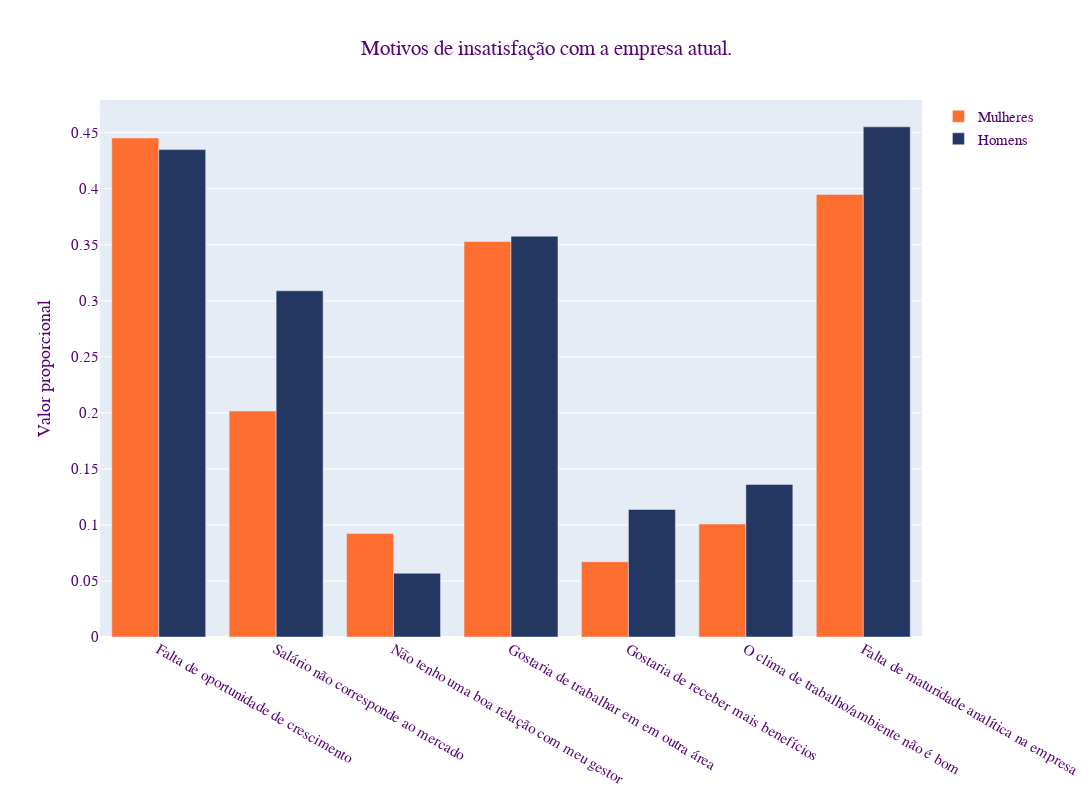

Here is the notebook cell this chart was saved with:
### Markdown cell above
### Principais motivos de insatisfação.

Valores proporcionais para cada alternativa calculados usando a quantidade de insatisfeitos por gênero.

### Code cell
columns = ['Falta de oportunidade de crescimento no emprego atual',
 'Salário atual não corresponde ao mercado',
 'Não tenho uma boa relação com meu líder/gestor',
 'Gostaria de trabalhar em em outra área de atuação',
 'Gostaria de receber mais benefícios',
 'O clima de trabalho/ambiente não é bom',
 'Falta de maturidade analítica na empresa']

labels = ['Falta de oportunidade de crescimento',
 'Salário não corresponde ao mercado',
 'Não tenho uma boa relação com meu gestor',
 'Gostaria de trabalhar em em outra área',
 'Gostaria de receber mais benefícios',
 'O clima de trabalho/ambiente não é bom',
 'Falta de maturidade analítica na empresa']

values_fem = []
values_masc = []

# Coluna assinalada = 1.0
# Coluna não assinalada = 0.0

for column in columns:  
    values_fem.append(
        df_fem.loc[
            df_fem[column]>=0, [column]].value_counts(normalize=True, sort=False)[1.0]
        )
    values_masc.append(
        df_masc.loc[
            df_masc[column]>=0, [column]].value_counts(normalize=True, sort=False)[1.0]
        )
    
fig = go.Figure()


title={'text': 'Motivos de insatisfação com a empresa atual.',
       'y':0.95,
       'x':0.5,
       'xanchor': 'center',
       'yanchor': 'top'}

fonte = {'family': FONTE,
        'size': 15,
        'color': COR_FONTE}

fig.add_trace(go.Bar(
    x=labels,
    y=values_fem,
    xaxis='x2', 
    yaxis='y2',
    name='Mulheres',
    marker_color=COR_FEM
))

fig.add_trace(go.Bar(
    x=labels,
    y=values_masc,
    xaxis='x2', 
    yaxis='y2',
    name='Homens',
    marker_color=COR_MASC
))

fig['layout']['yaxis2'] = {}

fig.layout.yaxis2.update({'title': 'Valor proporcional'})
fig.layout.margin.update({'t':100, 'l':100})

fig.update_layout(title=title, barmode='group', xaxis_tickangle=-45)
fig.update_layout(width=1500, height=800, font=fonte)

fig.update_layout(uniformtext_minsize=20)
fig.show()

### Figure 1 — Plotly figure (JSON) as saved in the notebook; plotly's stock layout.template omitted (floating-point values rounded to 4 significant figures)
{"data": [{"marker": {"color": "rgb(255, 110, 49)"}, "name": "Mulheres", "type": "bar", "x": ["Falta de oportunidade de crescimento", "Salário não corresponde ao mercado", "Não tenho uma boa relação com meu gestor", "Gostaria de trabalhar em em outra área", "Gostaria de receber mais benefícios", "O clima de trabalho/ambiente não é bom", "Falta de maturidade analítica na empresa"], "xaxis": "x2", "y": [0.4454, 0.2017, 0.09244, 0.3529, 0.06723, 0.1008, 0.395], "yaxis": "y2"}, {"marker": {"color": "rgb(36, 55, 99)"}, "name": "Homens", "type": "bar", "x": ["Falta de oportunidade de crescimento", "Salário não corresponde ao mercado", "Não tenho uma boa relação com meu gestor", "Gostaria de trabalhar em em outra área", "Gostaria de receber mais benefícios", "O clima de trabalho/ambiente não é bom", "Falta de maturidade analítica na empresa"], "xaxis": "x2", "y": [0.435, 0.3089, 0.05691, 0.3577, 0.1138, 0.1362, 0.4553], "yaxis": "y2"}], "layout": {"barmode": "group", "font": {"color": "rgb(84, 3, 117)", "family": "Arial", "size": 15}, "height": 800, "margin": {"l": 100, "t": 100}, "title": {"text": "Motivos de insatisfação com a empresa atual.", "x": 0.5, "xanchor": "center", "y": 0.95, "yanchor": "top"}, "uniformtext": {"minsize": 20}, "width": 1500, "xaxis": {"tickangle": -45}, "yaxis2": {"title": {"text": "Valor proporcional"}}}}
